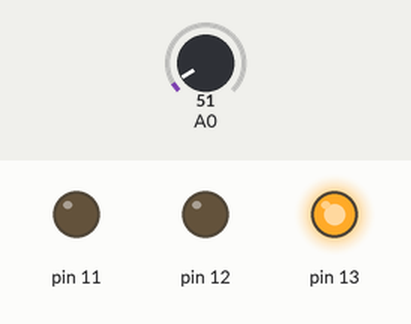
Bench run of a sketch on a simulated Arduino Uno, built with avr-gcc and run on an emulated ATmega328P. On the bench: output pins drawn as LEDs (lit = HIGH). The test bench sets the inputs (shaded band); at power-on: A0 = 51.

Above: at 1.2 s.
1.3 s: A0 set to 60
2.8 s: A0 set to 72
At 3.6 s:
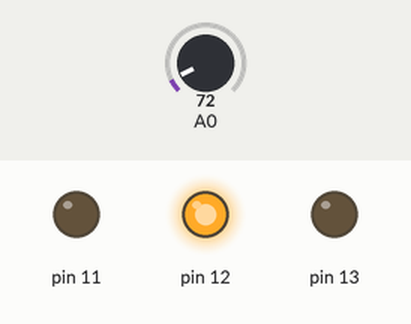
4.3 s: A0 set to 86
At 4.8 s:
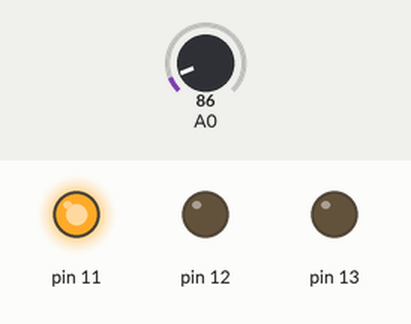
5.8 s: A0 set to 71
At 7.0 s:
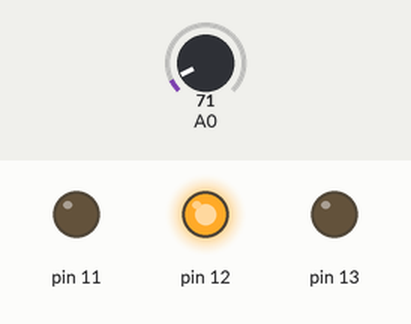
7.3 s: A0 set to 61
At 8.3 s:
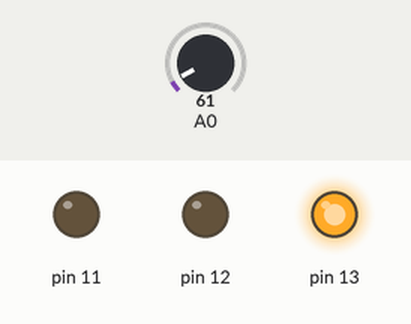
Timing chart, 0 to 9.8 s (numbered marks = the images above; inputs shaded):
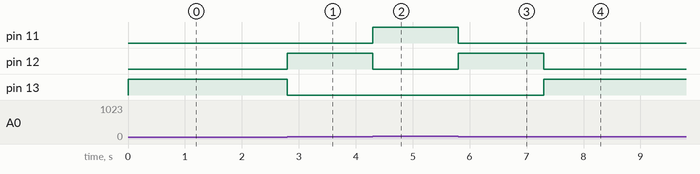

The sketch:

shuibei.ino
```cpp
void setup() {
  pinMode(13, OUTPUT);
  pinMode(12, OUTPUT);
  pinMode(11, OUTPUT);
}
void loop() {
  int vol = analogRead(A0) * (5.0 / 1023.0*100);             //读取LM35温度值
if (vol<=31)                                               //低温区的温度值设置、以及led显示
{
  digitalWrite(13, HIGH);
  digitalWrite(12, LOW);
  digitalWrite(11, LOW);
}
else if (vol>=32 && vol<=40)
 {
   digitalWrite(13, LOW);

  digitalWrite(12, HIGH);
  digitalWrite(11, LOW);
}
else if (vol>=41)                                           //高温区温度设置
{
   digitalWrite(13, LOW);
  digitalWrite(12, LOW);
  digitalWrite(11, HIGH);
}
 }
```

Measured:
- the behaviour switches between 65 and 66 on A0 (found by bisection; images 0 and 1)
- after the input at 1.3 s, every drawn part: stays the same
- after the input at 2.8 s, pin 12: LOW → HIGH at once; pin 13: HIGH → LOW at once
- after the input at 4.3 s, pin 11: LOW → HIGH at once; pin 12: HIGH → LOW at once
- after the input at 5.8 s, pin 11: HIGH → LOW at once; pin 12: LOW → HIGH at once
- after the input at 7.3 s, pin 12: HIGH → LOW at once; pin 13: LOW → HIGH at once
